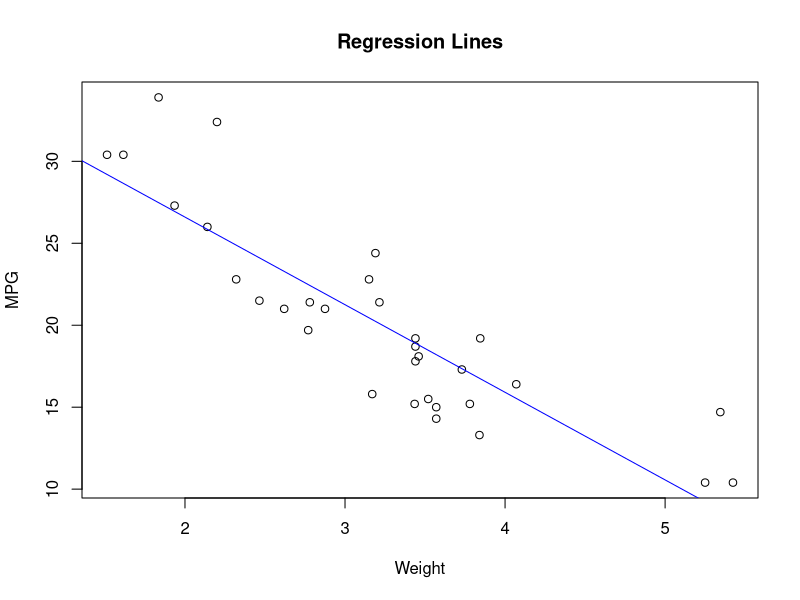
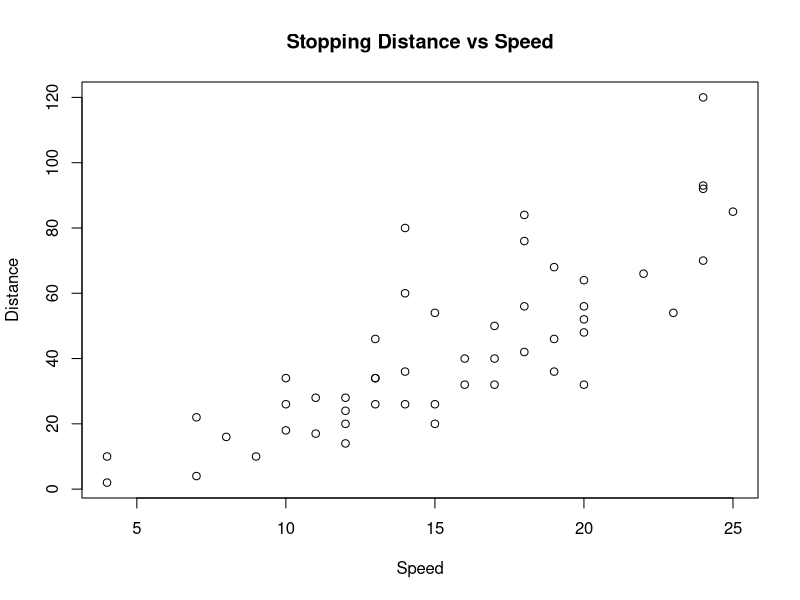
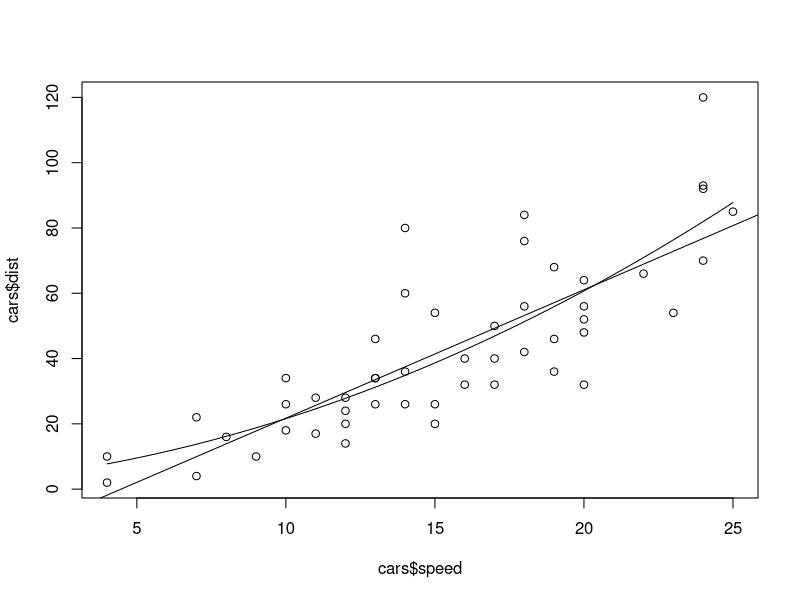

The R source for these figures, in order:
## ---- chunk 1
observed <- c(24, 108, 95, 23)
expected <- c(30, 90, 90, 30)

chi_sq <- sum((observed - expected)^2 / expected)
chi_sq

p_value <- 1 - pchisq(chi_sq, df = 3)
p_value

obs <- matrix(c(72,17,64,23), nrow=2, byrow=TRUE)
colnames(obs) <- c("Passed","Failed")
rownames(obs) <- c("Class A","Class B")
obs

chisq.test(obs, correct=FALSE)

chisq.test(obs, correct=TRUE)

obs <- matrix(c(49,25,30,96), nrow=2, byrow=TRUE)
obs

chi <- chisq.test(obs, correct=FALSE)$statistic
n <- sum(obs)
C <- sqrt(chi / (chi + n))
C

chi_yates <- chisq.test(obs, correct=TRUE)$statistic
C_yates <- sqrt(chi_yates / (chi_yates + n))
C_yates

Cmax <- sqrt((2-1)/2)
Cmax

data(mtcars)

model1 <- lm(mpg ~ wt, data=mtcars)
summary(model1)

model2 <- lm(wt ~ mpg, data=mtcars)
summary(model2)

plot(mtcars$wt, mtcars$mpg,
     main="Regression Lines",
     xlab="Weight", ylab="MPG")

abline(model1, col="blue")

data(cars)

plot(cars$speed, cars$dist,
     main="Stopping Distance vs Speed",
     xlab="Speed", ylab="Distance")

quad_model <- lm(dist ~ speed + I(speed^2), data=cars)
summary(quad_model)

plot(cars$speed, cars$dist)
curve(predict(quad_model,
      newdata=data.frame(speed=x)),
      add=TRUE)

predict(quad_model, newdata=data.frame(speed=45))
predict(quad_model, newdata=data.frame(speed=80))

lin_model <- lm(dist ~ speed, data=cars)
abline(lin_model)

summary(lin_model)$r.squared
summary(quad_model)$r.squared
